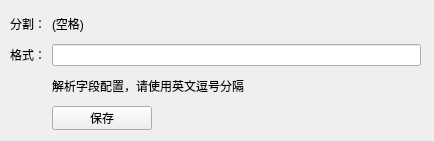
<?xml version="1.0" encoding="UTF-8"?>
<ui version="4.0">
 <class>AppSetting</class>
 <widget class="QWidget" name="AppSetting">
  <property name="geometry">
   <rect>
    <x>0</x>
    <y>0</y>
    <width>434</width>
    <height>141</height>
   </rect>
  </property>
  <property name="windowTitle">
   <string>配置</string>
  </property>
  <widget class="QWidget" name="layoutWidget">
   <property name="geometry">
    <rect>
     <x>10</x>
     <y>10</y>
     <width>411</width>
     <height>120</height>
    </rect>
   </property>
   <layout class="QGridLayout" name="gridLayout">
    <item row="1" column="1">
     <widget class="QLineEdit" name="txtFormat"/>
    </item>
    <item row="2" column="1">
     <widget class="QLabel" name="label_3">
      <property name="text">
       <string>解析字段配置，请使用英文逗号分隔</string>
      </property>
     </widget>
    </item>
    <item row="0" column="1">
     <widget class="QLabel" name="label_5">
      <property name="text">
       <string>(空格)</string>
      </property>
     </widget>
    </item>
    <item row="0" column="0">
     <widget class="QLabel" name="label_4">
      <property name="text">
       <string>分割：</string>
      </property>
     </widget>
    </item>
    <item row="1" column="0">
     <widget class="QLabel" name="label_2">
      <property name="text">
       <string>格式：</string>
      </property>
     </widget>
    </item>
    <item row="3" column="1">
     <widget class="QPushButton" name="pushButton">
      <property name="minimumSize">
       <size>
        <width>100</width>
        <height>24</height>
       </size>
      </property>
      <property name="maximumSize">
       <size>
        <width>100</width>
        <height>24</height>
       </size>
      </property>
      <property name="text">
       <string>保存</string>
      </property>
     </widget>
    </item>
   </layout>
  </widget>
 </widget>
 <resources/>
 <connections/>
</ui>
